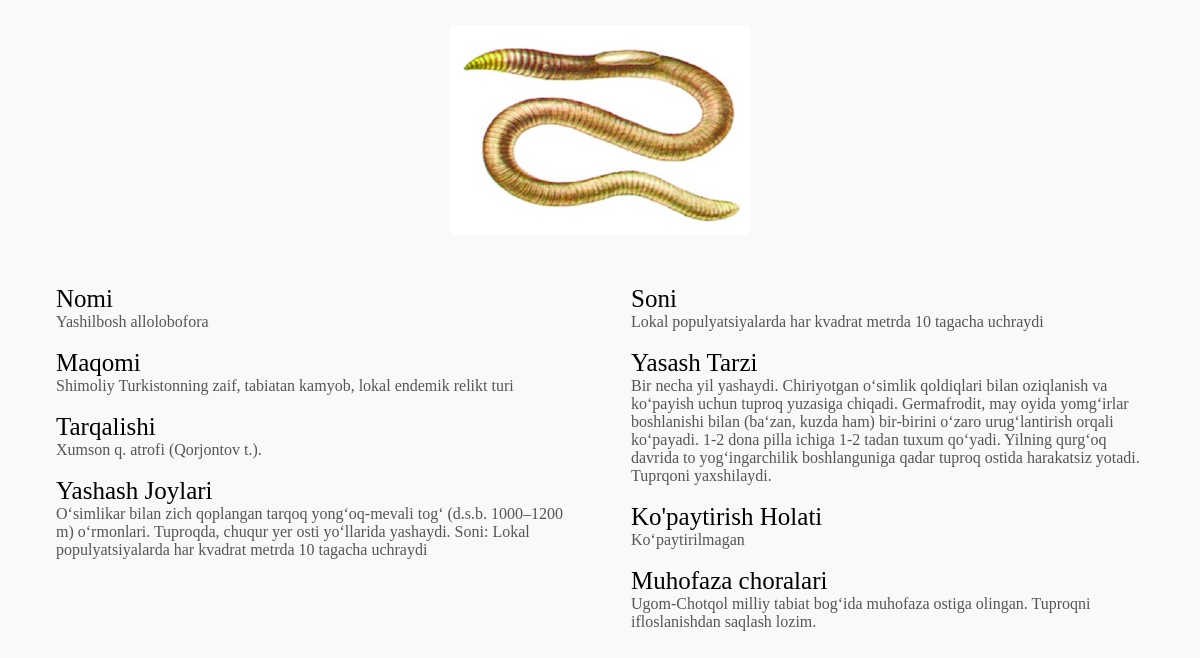
Page /hayvon/1/ on the committed database.
### redmap/models.py (models this page shows, shortened)
class Hayvon(models.Model):
    oilasi = models.ForeignKey(Oilasi, on_delete=models.CASCADE)
    nomi = models.CharField(max_length=255)
    yili = models.IntegerField(default=2000)
    maqomi = models.TextField()
    tarqalishi = models.TextField()
    yashash_joylari = models.TextField()
    soni = models.TextField()
    yashash_tarzi = models.TextField()
    cheklovchi_omillar = models.TextField()
    kupaytirish = models.CharField(max_length=255)
    choralari = models.TextField()
    img = models.ImageField(upload_to="nature/", default="")
    class Meta:
        verbose_name = ("Hayvon")
        verbose_name_plural = ("Hayvonlar")

### redmap/views.py (the view)
# urls.py: path('hayvon/<int:id>/',hayvonview,name="hayvon"),
def hayvonview(request,id):
    hayvon = get_object_or_404(Hayvon,id=id)
    return render(request,"hayvon_detail.html",{"hayvon":hayvon})

### templates/hayvon_detail.html (shortened to what this page needs)
{% load static  %}
<!DOCTYPE html>
<html lang="en">
<head>
    <link rel="stylesheet" href="{% static 'modal.css' %}">
</head>
<body>
    <div class="inner-content">
		<div class="inner-wrapper">
			<div class="picture-blog" style="display: flex; justify-content: space-between;">
				<img src="{{ hayvon.img.url }}" alt="....." style="width: 300px; height: auto; margin: auto;">
			</div>
			<div class="comment-blog" style="padding: 20px; display: grid; grid-template-columns: 45% 45%; justify-content: space-around;">
				<div>
                    <div class="blog">
                        <h3 style="color: black;">Nomi</h3>
                        <p>{{hayvon.nomi}}</p>
                    </div>
                    <br>
                    <div class="blog">
                        <h3 style="color: black;">Maqomi</h3>
                        <p>{{hayvon.maqomi}}</p>
                    </div>
                    <br>
                    <div class="blog">
                        <h3 style="color: black;">Tarqalishi</h3>
                        <p>{{hayvon.tarqalishi}}</p>
                    </div>
                    <br>
                    <div class="blog">
                        <h3 style="color: black;">Yashash Joylari</h3>
                        <p>{{hayvon.yashash_joylari}}</p>
                    </div>
                    <br>
                </div>
				<div>
                    <div class="blog">
                        <h3 style="color: black;">Soni</h3>
                        <p>{{hayvon.soni}}</p>
                    </div>
                    <br>
                    <div class="blog">
                        <h3 style="color: black;">Yasash Tarzi</h3>
                        <p>{{hayvon.yashash_tarzi}}</p>
                    </div>
                    <br>
                    <div class="blog">
                        <h3 style="color: black;">Ko'paytirish Holati</h3>
                        <p>{{hayvon.kupaytirish}}</p>
                    </div>
                    <br>
                    <div class="blog">
                        <h3 style="color: black;">Muhofaza choralari</h3>
                        <p>{{hayvon.choralari}}</p>
                    </div>
                </div>
			</div>
		</div>
	</div>
</body>
</html>

### static/modal.css (style rules this page uses)
* { padding:0px; margin:0px; box-sizing:border-box; text-decoration:none; }
.inner-content { width:100%; min-height:100vh; padding:15px 10px; background-color:#f9f9f9; }
.inner-wrapper { width:100%; height:100%; display: flex; flex-direction: column; gap: 20px; align-items: center; justify-content: center; }
.picture-blog { width:min(100%,700px); padding: 10px; border-radius: 10px; }
.picture-blog img { width:min(100%,700px); height: 400px; object-fit: cover; object-position: center; }
.comment-blog { width: 100%; height: min(100%,400px); padding: 10px; border-radius: 10px; flex-direction: column; align-items: left; gap: 10px; }
.blog h3 { font-size: 25px; font-weight: 400; color: #999; }
.blog p { color: #555; }

### rows in the picture
Hayvon: img (picture), nomi "Yashilbosh allolobofora", maqomi "Shimoliy Turkistonning zaif, tabiatan kamyob, lokal endemik relikt turi", tarqalishi "Xumson q. atrofi (Qorjontov t.).", yashash_joylari "O‘simlikar bilan zich qoplangan tarqoq yong‘oq-mevali tog‘ (d.s.b. 1000–1200 m) o‘rmonlari. Tuproqda, chuqur yer osti yo‘llarida yashaydi. Soni: Lokal populyatsiyalarda har kvadrat metrda 10 tagacha uchraydi", soni "Lokal populyatsiyalarda har kvadrat metrda 10 tagacha uchraydi", yashash_tarzi "Bir necha yil yashaydi. Chiriyotgan o‘simlik qoldiqlari bilan oziqlanish va ko‘payish uchun tuproq yuzasiga chiqadi. Germafrodit, may oyida yomg‘irlar boshlanishi bilan (ba‘zan, kuzda ham) bir-birini o‘zaro urug‘lantirish orqali ko‘payadi. 1-2 dona pilla ichiga 1-2 tadan tuxum qo‘yadi. Yilning qurg‘oq davrida to yog‘ingarchilik boshlanguniga qadar tuproq ostida harakatsiz yotadi. Tuprqoni yaxshilaydi.", kupaytirish "Ko‘paytirilmagan", choralari "Ugom-Chotqol milliy tabiat bog‘ida muhofaza ostiga olingan. Tuproqni ifloslanishdan saqlash lozim."
